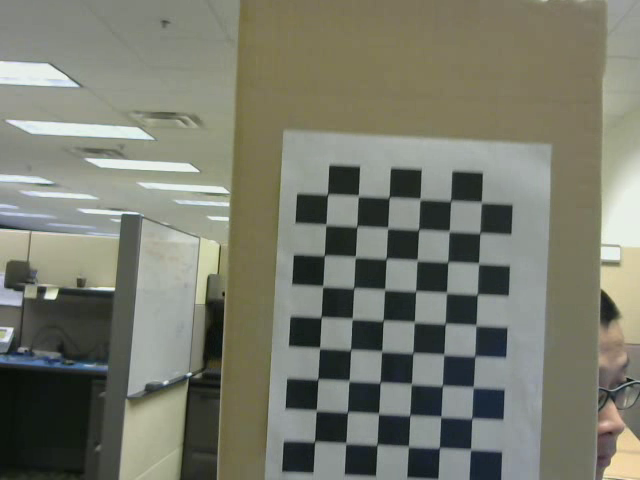
#> input picture frame 39 of src/linearlyMovingChessBoard.avi, 640 x 480 px
$ python opticalFlowTracking_LucasKanade.py
#> lines starting #> are read from the running program, lines starting #| are printed output that depends on the picture
import cv2
import numpy as np

videoName = "linearlyMovingChessBoard.avi"
#videoName = "rotatingChessBoard.avi"

cap = cv2.VideoCapture(videoName)

ret, frame1 = cap.read()
#> frame1 is the input picture: shape (480, 640, 3); mean B, G, R 109.7, 122.7, 120.6
prvs = cv2.cvtColor(frame1,cv2.COLOR_BGR2GRAY)
hsv = np.zeros_like(frame1)
hsv[...,1] = 255

while(1):
    ret, frame2 = cap.read()
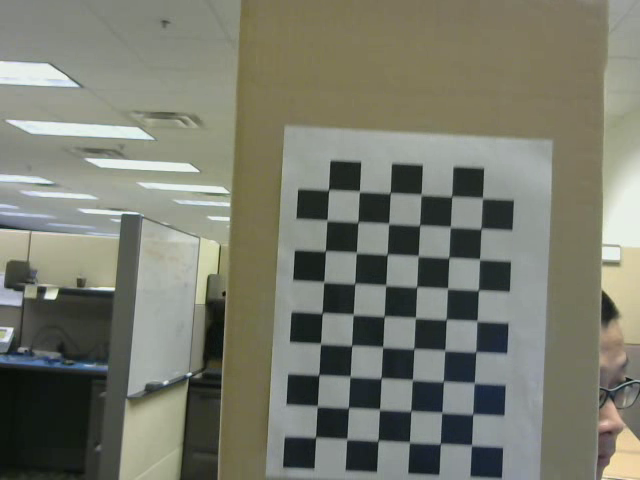
#> input picture frame 40 of src/linearlyMovingChessBoard.avi, 640 x 480 px
#> frame2 is the input picture: shape (480, 640, 3); mean B, G, R 109.9, 122.6, 120.7
    next = cv2.cvtColor(frame2,cv2.COLOR_BGR2GRAY)
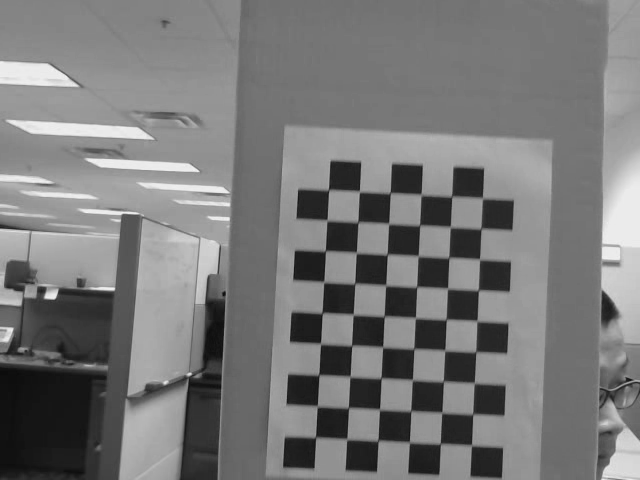
#> next: shape (480, 640); min 12, max 243, mean 120.6

    flow = cv2.calcOpticalFlowFarneback(prvs,next, None, 0.5, 3, 15, 3, 5, 1.2, 0)

    mag, ang = cv2.cartToPolar(flow[...,0], flow[...,1])
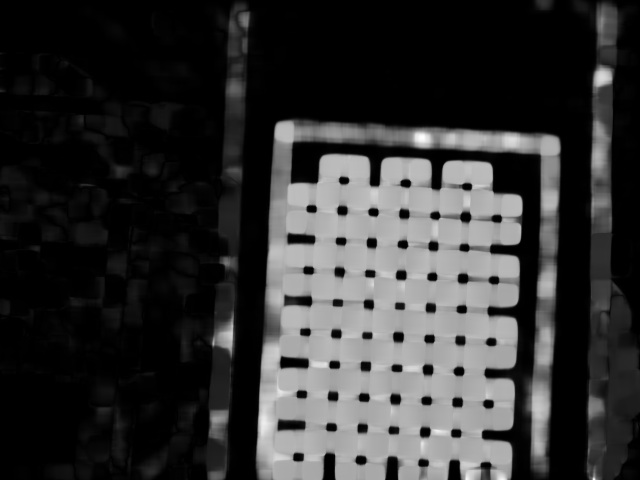
#> mag: shape (480, 640) float32; min 6.46e-19, max 6.34, mean 1.28; drawn with min black and max white
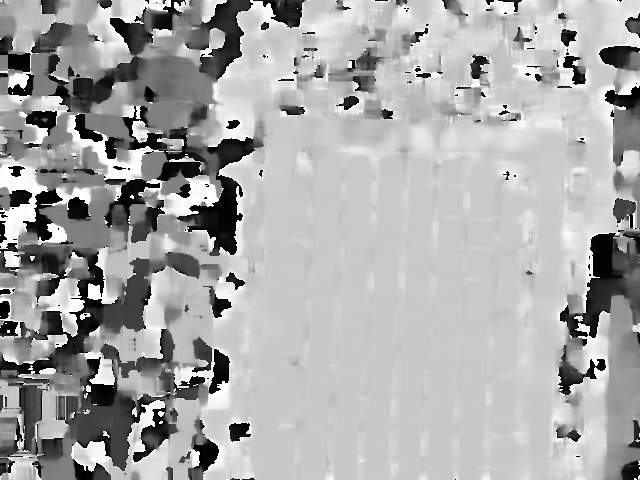
#> ang: shape (480, 640) float32; min 9.82e-06, max 6.28, mean 4.16; drawn with min black and max white
    hsv[...,0] = ang*180/np.pi/2
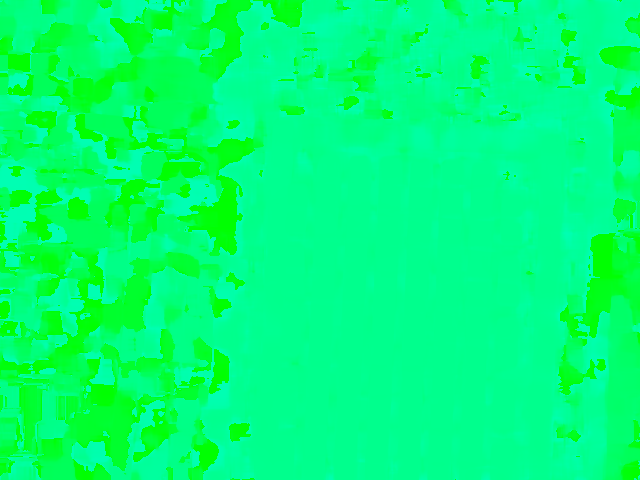
#> hsv: shape (480, 640, 3); mean of channels 0, 1, 2 118.8, 255, 0; drawn as B, G, R
    hsv[...,2] = cv2.normalize(mag,None,0,255,cv2.NORM_MINMAX)
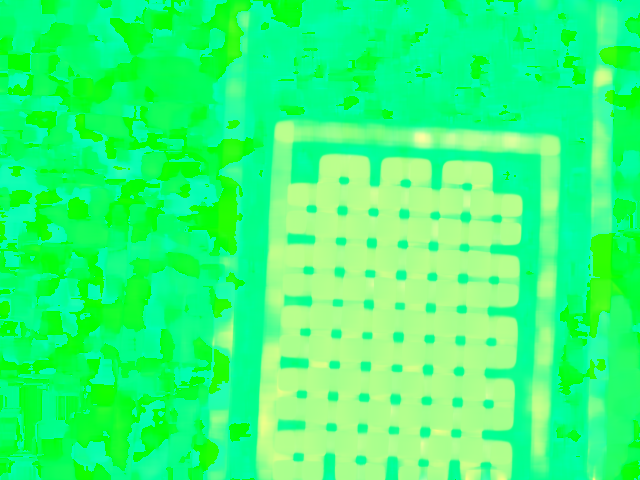
#> hsv: shape (480, 640, 3); mean of channels 0, 1, 2 118.8, 255, 50.9; drawn as B, G, R
    bgr = cv2.cvtColor(hsv,cv2.COLOR_HSV2BGR)
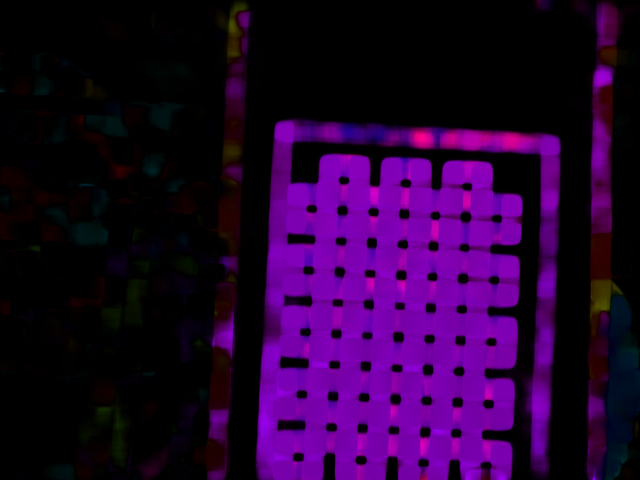
#> bgr: shape (480, 640, 3); mean B, G, R 48.8, 1, 36.9

    cv2.imshow('frame2',bgr)
    k = cv2.waitKey(30) & 0xff
#> (key Esc is pressed here)
    if k == 27:
        break
    elif k == ord('s'):
        cv2.imwrite('opticalfb.png',frame2)
        cv2.imwrite('opticalhsv.png',bgr)
    prvs = next

cap.release()
cv2.destroyAllWindows()

$ run again, starting later in the video
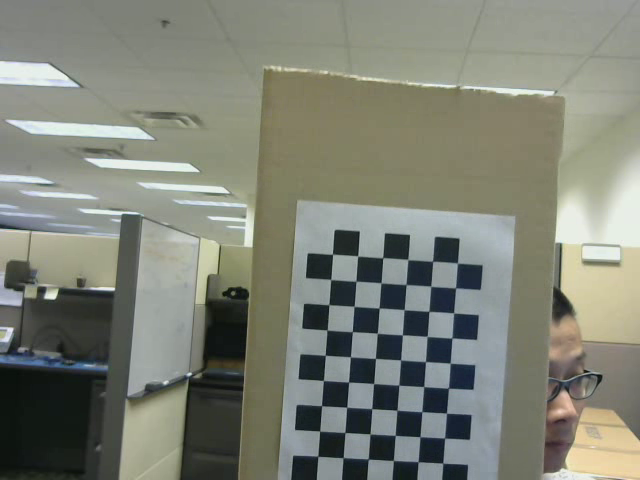
#> input picture frame 176 of src/linearlyMovingChessBoard.avi, 640 x 480 px
#> frame1 is the input picture: shape (480, 640, 3); mean B, G, R 118.6, 130.3, 127.1
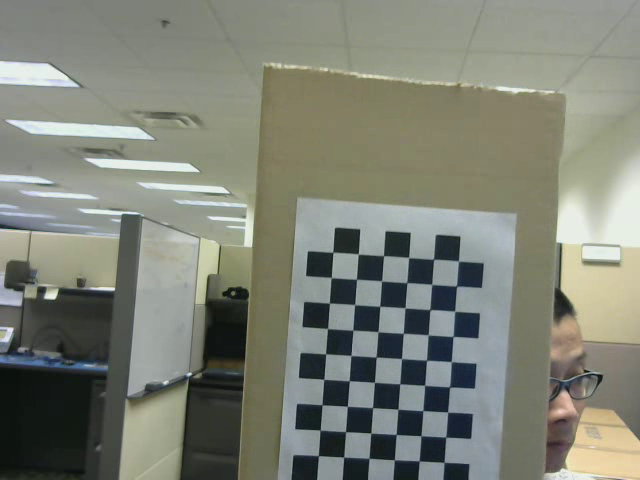
#> input picture frame 177 of src/linearlyMovingChessBoard.avi, 640 x 480 px
#> frame2 is the input picture: shape (480, 640, 3); mean B, G, R 118.5, 130.3, 127.1
#> `bgr = cv2.cvtColor(hsv,cv2.COLOR_HSV2BGR)`:
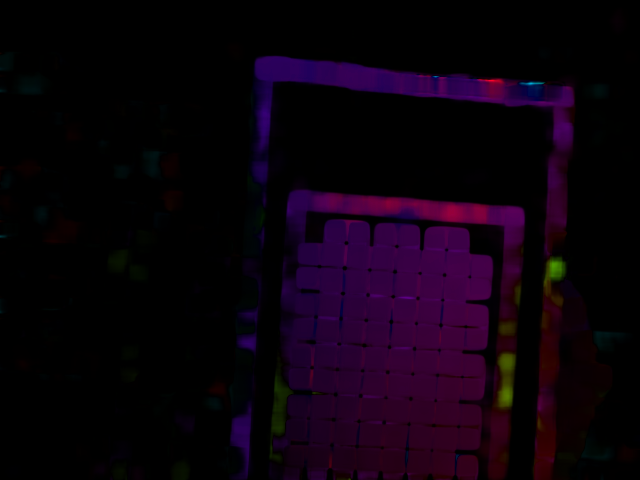
#> bgr: shape (480, 640, 3); mean B, G, R 12.5, 0.8, 12.2

$ run again, starting later in the video
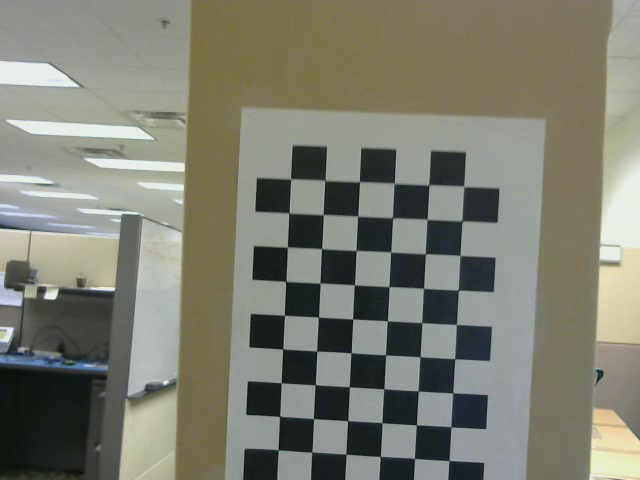
#> input picture frame 314 of src/linearlyMovingChessBoard.avi, 640 x 480 px
#> frame1 is the input picture: shape (480, 640, 3); mean B, G, R 113.1, 126.2, 124.9
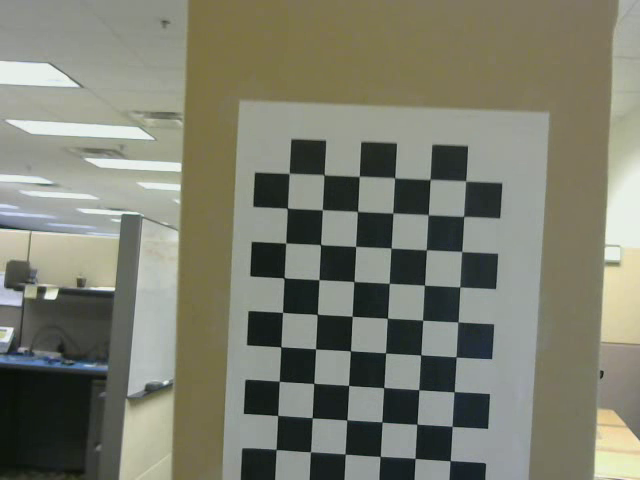
#> input picture frame 315 of src/linearlyMovingChessBoard.avi, 640 x 480 px
#> frame2 is the input picture: shape (480, 640, 3); mean B, G, R 111.4, 125.7, 124.1
#> `bgr = cv2.cvtColor(hsv,cv2.COLOR_HSV2BGR)`:
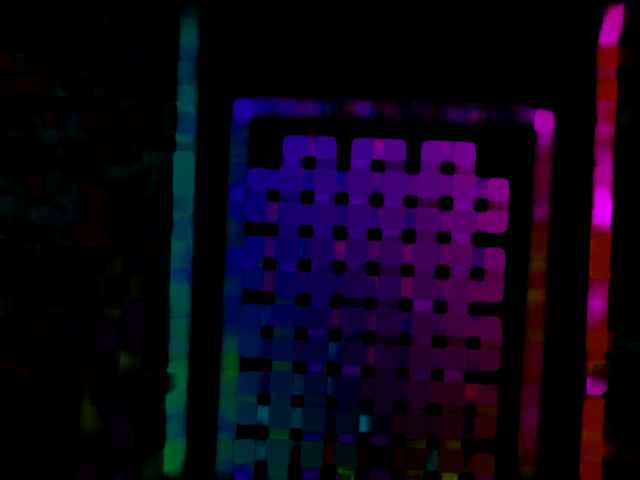
#> bgr: shape (480, 640, 3); mean B, G, R 22.4, 3.8, 13.7
